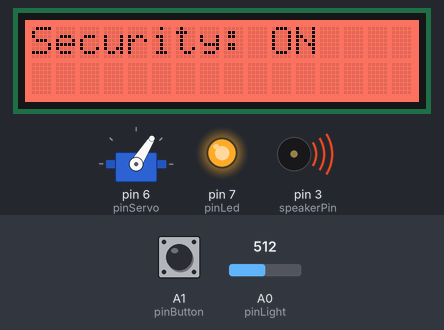
The sketch below on a simulated Arduino Uno, built with avr-gcc and run on an emulated ATmega328P. On the bench: servo, 16×2 character LCD, output pins drawn as LEDs (lit = HIGH), buzzer (waves = sounding). The inputs (shaded band) are chosen by the test bench; at power-on: A0 (pinLight) = 512, A1 (pinButton) LOW. Random numbers use the default seed unless the sketch sets one.

Above: at 1.2 s.
1.3 s: A0 (pinLight) set to 407
3.2 s: A0 (pinLight) set to 384
At 4.6 s:
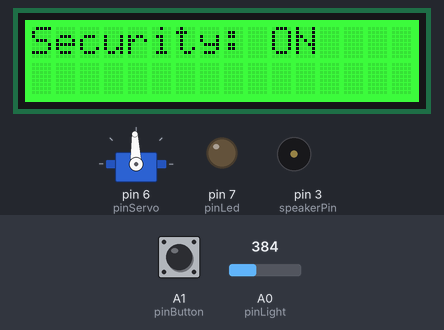
4.9 s: A0 (pinLight) set to 410
At 6.1 s:
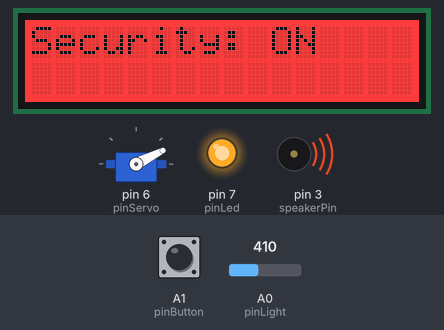
7.9 s: A0 (pinLight) set to 390
At 9.5 s:
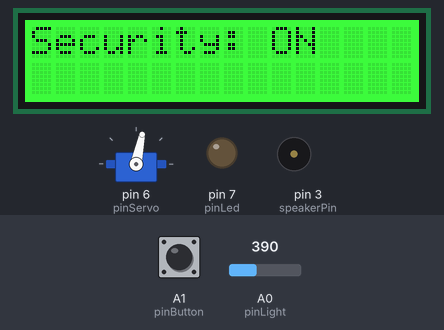
9.8 s: A1 (pinButton) pulled HIGH for 0.5 s
At 11.1 s:
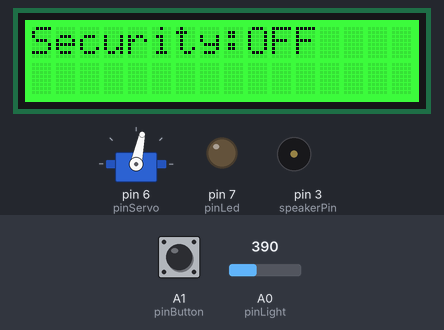
11.8 s: A1 (pinButton) pulled HIGH for 1 s
At 12.6 s:
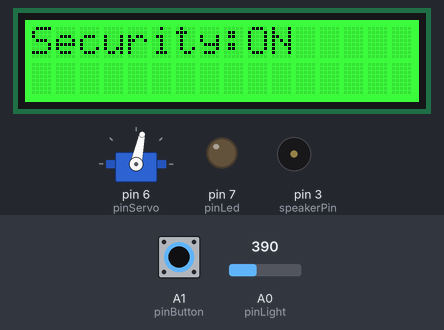
Timing chart, 0 to 14.8 s (numbered marks = the images above; inputs shaded):
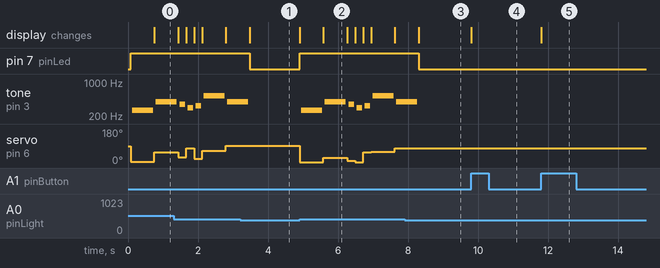

The sketch:

StarWars_Security.ino
```cpp
// LCD RGB Backlight - into I2C below D7
// Touch sensor - into A0
// Buzzer - into D3
//
// touch sensor triggers alarm playing star wars

// demo of Starter kit V2.0 - Grove - Light Sensor
// when the value of light sensor ledd than a certain value
// led will on, you can set this certain value via change thresholdvalue
// such as when you cover light sensor with your hand, you'll find led on

//#include <Wire.h>
#include <Servo.h>
#include "rgb_lcd.h"
rgb_lcd lcd;

const int pinLight = A0;
const int pinButton = A1;
const int pinLed = 7;
const int pinServo = 6;

int speakerPin = 3;                  // Grove Buzzer connect to D3

int thresholdvalue=400;                 //the threshold to turn on or off the LED

int length = 17; // the number of notes
char notes[] = "cgfdeCgfdeCgfdec "; // a space represents a rest
int beats[] = { 4, 4, 1, 1, 1, 4, 4, 1, 1, 1, 4, 4, 1, 1, 1, 4, 8}; //1, 1, 1, 2, 2, 1, 1, 1, 2, 2, 1, 1, 1, 2, 4 };
int tempo = 150;
boolean securityOn = true;
boolean isPress = false;
int myLoop = 0;
Servo groveServo;

void playTone(int tone, int duration) {
    for (long i = 0; i < duration * 1000L; i += tone * 2) {
        digitalWrite(speakerPin, HIGH);
        delayMicroseconds(tone);
        digitalWrite(speakerPin, LOW);
        delayMicroseconds(tone);
    }
}

void playNote(char note, int duration) {
    char names[] = { 'c', 'd', 'e', 'f', 'g', 'a', 'b', 'C' };
    int tones[] = { 1915, 1700, 1519, 1432, 1275, 1136, 1014, 956 };

    // play the tone corresponding to the note name
    for (int i = 0; i < 8; i++) {
        if (names[i] == note) {
            playTone(tones[i], duration);
        }
    }
}

void setup()
{
    pinMode(pinButton, INPUT);
    pinMode(pinLed, OUTPUT);             //set the LED on Digital 12 as an OUTPUT
    groveServo.attach(pinServo);
    pinMode(speakerPin, OUTPUT);
    lcd.begin(16,2);
    lcd.setRGB(0,0,0);
    lcd.print("Security: ON");
}

void loop()
{

    int sensorValue = analogRead(pinLight);    //the light sensor is attached to analog 0
    if(digitalRead(pinButton) && !isPress)
    {
      isPress = true;
      securityOn = !securityOn;
      lcd.clear();
      lcd.print("Security:");
      if(securityOn) {
       lcd.print("ON");
      }
     else {
      lcd.print("OFF");
     }
    }
    if(!digitalRead(pinButton)) {
       isPress = false;
    }
    if(securityOn){
        if(!isDark())
        {

            digitalWrite(pinLed, HIGH);
            for (int i = 0; i < length; i++)
            {
                setRed();
                groveServo.write(random(0,100));
                if (notes[i] == ' ')
                {
                    delay(beats[i] * tempo); // rest
                }
                else
                {
                    playNote(notes[i], beats[i] * tempo);
                }

                // pause between notes
                delay(tempo / 2);
                if(isDark())
                {
                  break;
                }
            }
        }
        else
        {
            setGreen();
            digitalWrite(pinLed, LOW);
        }
    }
}

boolean isDark()
{
    int sensorValue = analogRead(pinLight);
    if(sensorValue < thresholdvalue)
    {
        return true;
    }
    else
    {
        return false;
    }
}

void setRed()
{
  if (myLoop == 0){
                lcd.setRGB(255, 0, 0);
                myLoop = 1;
  } else {
                lcd.setRGB(255, random(0,100), random(0,100));
                myLoop = 0;
  }
}

void setGreen()
{
   lcd.setRGB(0,255,0);
}
```

Measured:
- the behaviour switches between 400 and 399 on A0 (pinLight) (found by bisection; images 0 and 1)
- after the input at 3.2 s, pin 7 (pinLed): HIGH → LOW after 0.27 s
- after the input at 4.9 s, pin 7 (pinLed): LOW → HIGH at once; tone on pin 3 (speakerPin): plays 260 Hz for 0.60 s, 391 Hz for 0.60 s, 348 Hz for 0.16 s, 293 Hz for 0.16 s, 328 Hz for 0.16 s, 521 Hz for 0.60 s … (7 notes in this stretch), starting after 0.05 s
- after the input at 7.9 s, pin 7 (pinLed): HIGH → LOW after 0.40 s
- after the input at 9.8 s, the display: changes at once (image 4)
- after the input at 11.8 s, the display: changes at once (image 5)
- by itself, tone on pin 3 (speakerPin): plays 348 Hz for 0.16 s, 293 Hz for 0.16 s, 328 Hz for 0.16 s, 521 Hz for 0.60 s, 391 Hz for 0.36 s
